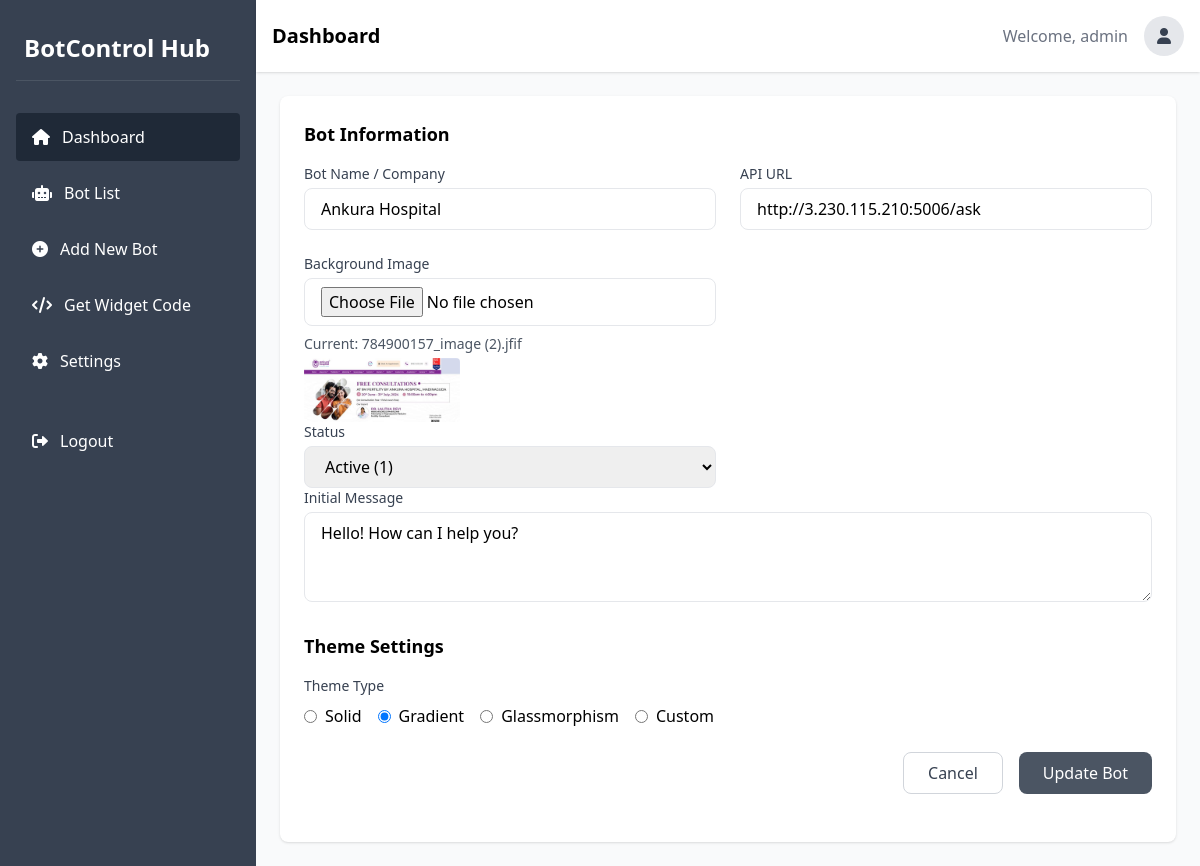
Screenshot of /chatwidget/admin/edit_bot.php?id=6 (signed in) with the database file from the repository.
### tables this page shows
CREATE TABLE `settings` (
  `id` int(11) NOT NULL,
  `company_name` varchar(255) DEFAULT NULL,
  `background_img` varchar(1000) NOT NULL,
  `api_url` varchar(255) DEFAULT NULL,
  `initial_message` text DEFAULT NULL,
  `theme_type` enum('solid','gradient','glassmorphism','custom') DEFAULT 'solid',
  `status` int(11) NOT NULL,
  `created_at` timestamp NOT NULL DEFAULT current_timestamp() ON UPDATE current_timestamp(),
  `updated_at` timestamp NOT NULL DEFAULT current_timestamp()
);

### chatwidget/admin/edit_bot.php (the view, shortened to what this page needs)
<?php
require('top.php');
$company_name = '';
$api_url = '';
$initial_message = '';
$theme_type = '';
$status = '';
$background_img = '';
if(isset($_GET['id']) && $_GET['id'] > 0){
    $id = mysqli_real_escape_string($con, $_GET['id']);
    $res = mysqli_query($con, "SELECT * FROM settings WHERE id='$id'");
    if(mysqli_num_rows($res) > 0){
        $row = mysqli_fetch_assoc($res);
        $company_name = $row['company_name'];
        $api_url = $row['api_url'];
        $initial_message = $row['initial_message'];
        $theme_type = $row['theme_type'];
        $status = $row['status'];
        $background_img = $row['background_img'];
    } else {
        header('location: botlist.php');
        die();
    }
}
?>
<div class="p-6">
    <div class="bg-white rounded-lg shadow p-6">
        <form method="post" enctype="multipart/form-data">
            <div class="mb-6">
                <h2 class="text-lg font-semibold mb-4">Bot Information</h2>
                <div class="grid grid-cols-1 md:grid-cols-2 gap-6">
                    <div>
                        <label for="company_name" class="block text-sm font-medium text-gray-700 mb-1">Bot Name / Company</label>
                        <input type="text" id="company_name" name="company_name" value="<?php echo $company_name; ?>" required class="w-full px-4 py-2 border rounded-lg focus:outline-none focus:ring-2 focus:ring-gray-500">
                    </div>
                    <div>
                        <label for="api_url" class="block text-sm font-medium text-gray-700 mb-1">API URL</label>
                        <input type="url" id="api_url" name="api_url" value="<?php echo $api_url; ?>" required class="w-full px-4 py-2 border rounded-lg focus:outline-none focus:ring-2 focus:ring-gray-500">
                    </div>
                    <div>
                        <label for="background_img" class="block text-sm font-medium text-gray-700 mb-1">Background Image</label>
                        <input type="file" id="background_img" name="background_img" class="w-full px-4 py-2 border rounded-lg focus:outline-none focus:ring-2 focus:ring-gray-500">
                        <?php if($background_img != ''){ ?>
                            <div class="mt-2">
                                <p class="text-sm text-gray-600">Current: <?php echo $background_img; ?></p>
                                <img src="<?php echo SITE_PATH .'media/bot/'. $background_img; ?>" class="h-16 mt-1 rounded">                        <?php } ?>
                    </div>
                    <div>
                        <label for="status" class="block text-sm font-medium text-gray-700 mb-1">Status</label>
                        <select id="status" name="status" required class="w-full px-4 py-2 border rounded-lg focus:outline-none focus:ring-2 focus:ring-gray-500">
                            <option value="1" <?php if($status == '1'){ echo "selected"; } ?>>Active (1)</option>
                        </select>
                    </div>
                </div>
            </div>
            <div class="mb-6">
                <label for="initial_message" class="block text-sm font-medium text-gray-700 mb-1">Initial Message</label>
                <textarea id="initial_message" name="initial_message" rows="3" class="w-full px-4 py-2 border rounded-lg focus:outline-none focus:ring-2 focus:ring-gray-500"><?php echo $initial_message; ?></textarea>
            </div>
            <div class="mb-6">
                <h2 class="text-lg font-semibold mb-4">Theme Settings</h2>
                <div class="mb-4">
                    <label class="block text-sm font-medium text-gray-700 mb-2">Theme Type</label>
                    <div class="flex space-x-4">
                        <label class="flex items-center">
                            <input type="radio" name="theme_type" value="solid" <?php if($theme_type == 'solid'){ echo "checked"; } ?> class="mr-2">
                            <span>Solid</span>
                        </label>
                        <label class="flex items-center">
                            <input type="radio" name="theme_type" value="gradient" <?php if($theme_type == 'gradient'){ echo "checked"; } ?> class="mr-2">
                            <span>Gradient</span>
                        </label>
                        <label class="flex items-center">
                            <input type="radio" name="theme_type" value="glassmorphism" <?php if($theme_type == 'glassmorphism'){ echo "checked"; } ?> class="mr-2">
                            <span>Glassmorphism</span>
                        </label>
                        <label class="flex items-center">
                            <input type="radio" name="theme_type" value="custom" <?php if($theme_type == 'custom'){ echo "checked"; } ?> class="mr-2" id="custom_theme_radio">
                            <span>Custom</span>
                        </label>
                    </div>
                </div>
            </div>
            <div class="flex justify-end space-x-4">
                <a href="botlist.php" class="px-6 py-2 border border-gray-300 rounded-lg text-gray-700 hover:bg-gray-50">Cancel</a>
                <button type="submit" name="submit" class="px-6 py-2 bg-gray-600 text-white rounded-lg hover:bg-gray-700">Update Bot</button>
            </div>
        </form>
    </div>
</div>

### rows the page displays
settings: company_name "Ankura Hospital", api_url "http://3.230.115.210:5006/ask", background_img "784900157_image (2).jfif", background_img (picture), status "Active (1)", initial_message "Hello! How can I help you?", theme_type "☐ Solid", theme_type "☑ Gradient", theme_type "☐ Glassmorphism", theme_type "☐ Custom"

### other values shown
$_SESSION['username'] "admin"
